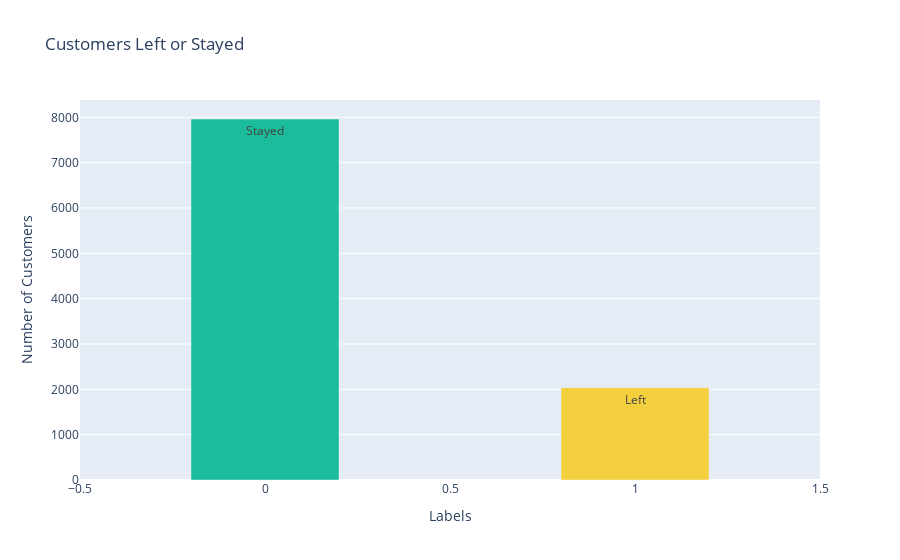

Source (notebook cell):
### Code cell
# find distribution of target variable
fig = go.Figure()

fig.add_trace(go.Bar(x = indx, y = vals, marker = dict(color = ['#1abc9c', '#f4d03f']), width = 0.4, text = ['Stayed', 'Left']))
fig.update_layout(title = 'Customers Left or Stayed', xaxis_title = 'Labels', yaxis_title = 'Number of Customers', height = 500)
fig.show()

### Figure 1 — Plotly figure (JSON) as saved in the notebook; plotly's stock layout.template omitted (floating-point values rounded to 4 significant figures)
{"data": [{"marker": {"color": ["#1abc9c", "#f4d03f"]}, "text": ["Stayed", "Left"], "type": "bar", "width": 0.4, "x": [0, 1], "y": [7963, 2037]}], "layout": {"autosize": true, "title": {"text": "Customers Left or Stayed"}, "xaxis": {"autorange": true, "range": [-0.5, 1.5], "title": {"text": "Labels"}, "type": "linear"}, "yaxis": {"autorange": true, "range": [0, 8382.0], "title": {"text": "Number of Customers"}, "type": "linear"}}}
